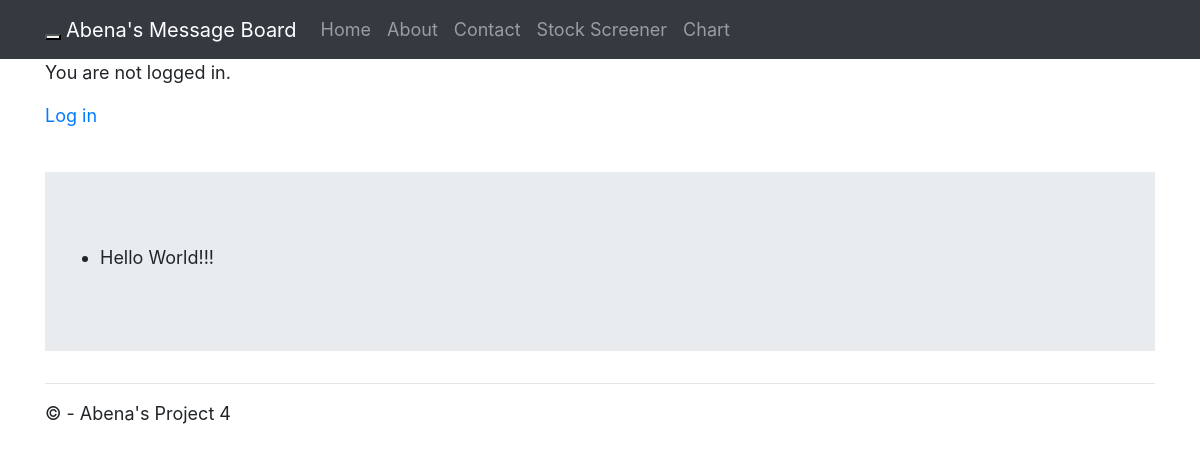
The app's page /, older data.
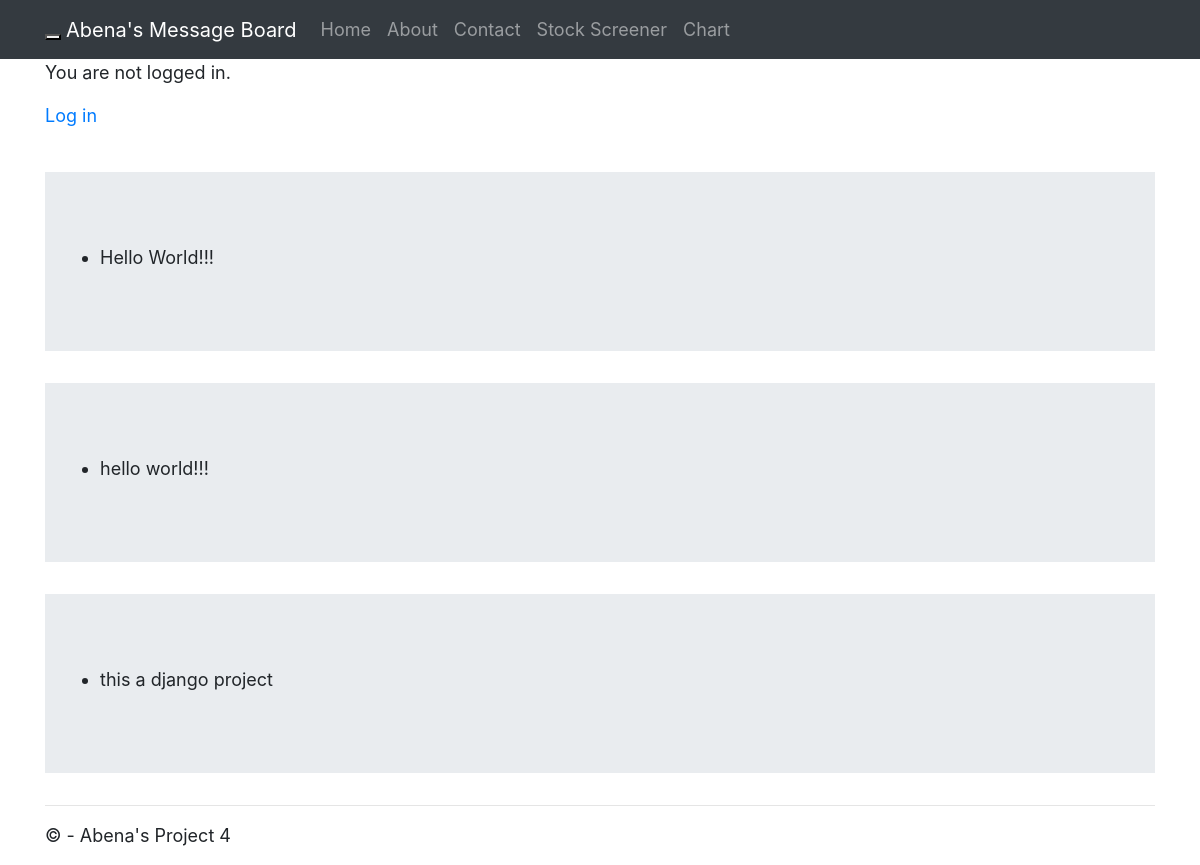
The same page, newer data.
### posts/models.py (models this page shows, shortened)
class Post(models.Model):
    text = models.TextField()

### posts/views.py (the view)
# urls.py: path('', HomePageView.as_view(), name='home'),
class HomePageView(ListView):
    model = Post
    template_name = 'home.html'

### templates/home.html (shortened to what this page needs)
{% extends 'base.html' %}
{% block content %}
 <p>&nbsp;</p>
  {% for post in object_list %}
<div class="jumbotron jumbotron-fluid">
  <div class="container">
    <div class="post_entry">
      <ul><li>{{ post.text }}</li></ul>
    </div>
  </div>
</div>
{% endfor %}
{% endblock content %}

Row changes from the older to the newer data that the page shows:
added Post: text "hello world!!!"
added Post: text "this a django project"
